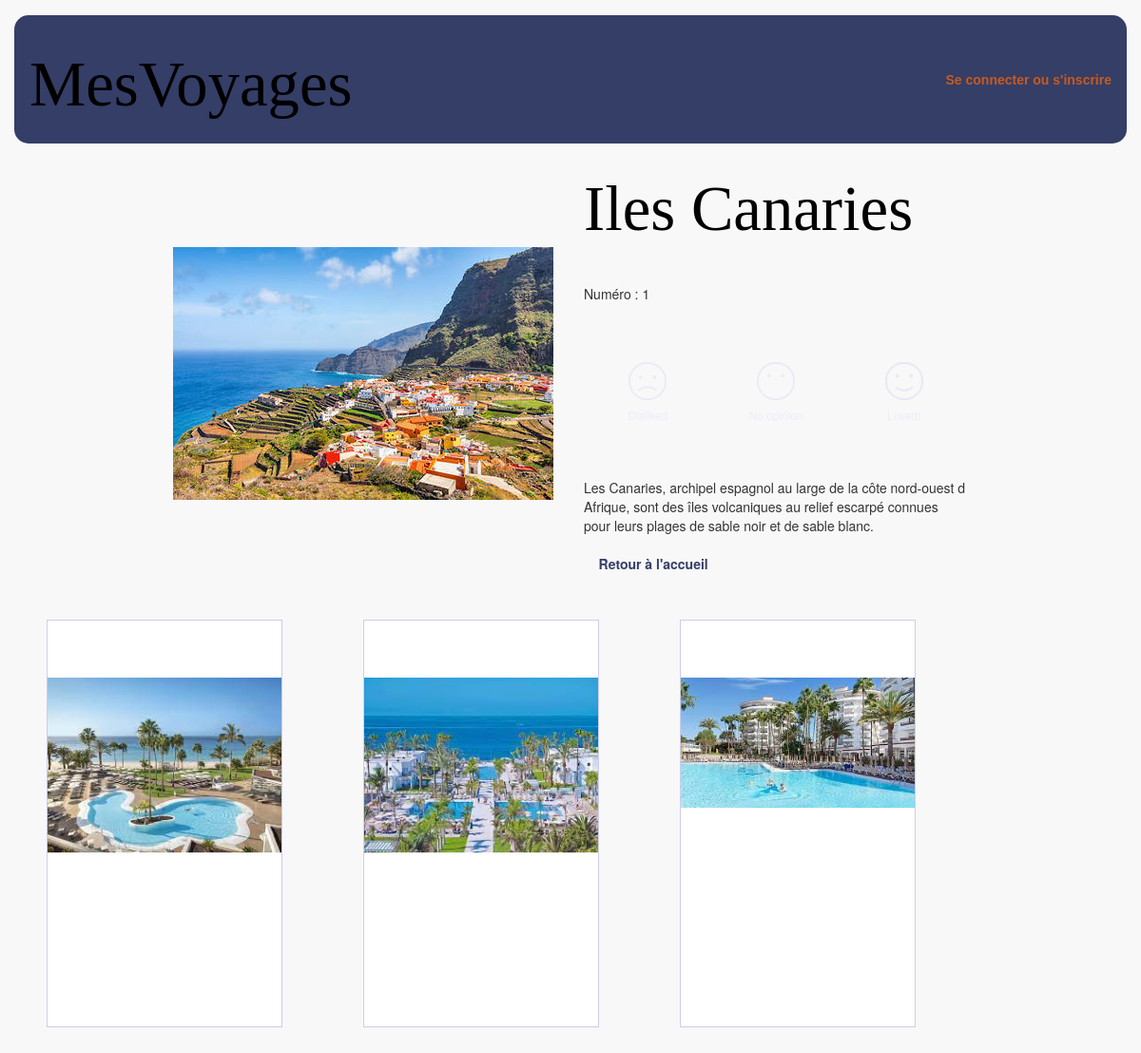
The page /movie.php?id=1 on the database its author committed.
### tables this page shows
CREATE TABLE `prestation` (
  `idPRE` varchar(25) NOT NULL,
  `users_idUSER` int(25) NOT NULL,
  `nom` varchar(100) NOT NULL,
  `image` varchar(100) DEFAULT NULL,
  `description` varchar(500) DEFAULT NULL,
  PRIMARY KEY (`idPRE`)
);

CREATE TABLE `hotel` (
  `idHOT` varchar(25) NOT NULL,
  `prestation_idPRE` varchar(25) NOT NULL,
  `nom` varchar(100) NOT NULL,
  `rating` float DEFAULT NULL,
  `image` varchar(100) DEFAULT NULL,
  `description` varchar(500) DEFAULT NULL,
  PRIMARY KEY (`idHOT`),
  KEY `prestation_idPRES` (`prestation_idPRE`)
);

### dbfonctions.php (called while the page is built, shortened)
<?php
function myConnection() {
    static $dbc = null;
    if ($dbc == null) {
        try {
            $dbc = new PDO('mysql: host=' . DB_HOST . ';dbname=' . DB_NAME . ';charset=utf8', DB_USER, DB_PASSWORD);
        } catch (PDOException $e) {
            header("Location:error.php?message=".$e->getMessage());
        }
    }
    return $dbc;
}
function getOnePays($idPRE) {
    try {
        $request = myConnection()->prepare("SELECT * FROM prestation WHERE idPRE = :idPRE");
        $request->bindParam(':idPRE', $idPRE, PDO::PARAM_STR);
        $request->execute();
    } catch (PDOException $e) {
        header("Location:error.php?message=".$e->getMessage());
    }
    return $request->fetch(PDO::FETCH_ASSOC);
}
function getHotelPRE($idPRE) {
    try {
        $request = myConnection()->prepare("SELECT * FROM hotel where prestation_idPRE = :idPRE");
        $request->bindParam(':idPRE', $idPRE, PDO::PARAM_STR);
        $request->execute();
    } catch (PDOException $e) {
        header("Location:error.php?message=".$e->getMessage());
    }
    return $request->fetchAll(PDO::FETCH_ASSOC);
}

### movie.php (the view, shortened to what this page needs)
<?php
$idUser   = (isset($_SESSION["idUSER"])) ? $_SESSION(["idUSER"])              :0;
$idPRE   = (isset($_GET["id"]))         ? $_GET["id"]                        :0;
include('header.php');
$pays  = getOnePays($idPRE);
if ($idUser > 0) {
  if (isset($_GET["ranking"])) {
    $ranking = $_GET["ranking"];
    switch($ranking) {
      case -1:
      case 0:
      case 1:
      case 99:
      setFeedback($idUser, $idPRE, $ranking);
      $feedback = $ranking;
      break;
      default:
      $feedback = getFeedback($idUser, $idPRE);
      break;
    }
  } else {
    $feedback = getFeedback($idUser, $idPRE);
  }
} else {
  $feedback = 99;
}
?>
<table class="jacket table-bordered">
  <tr class="gradeA">
    <td rowspan="4">
        <img src="<?= $pays["image"] ?>" class="prestation">
    </td>
    <td>
      <h1 class="info">
          <?= $pays["nom"] ?>
      </h1>
    </td>
  </tr>
  <tr class="gradeA">
    <td class="info">
      Numéro : <?= $pays["idPRE"] ?><br><br>
    </td>
  </tr>
  <?php if ($idUser > 0): ?>
    <tr class="gradeA ranking">
      <td>
        <table>
          <tr>
            <td valign="middle" class="icons">
              <?php if ($feedback != -1): ?>
                <a href="movie.php?id=<?= $pays['idPRE'] ?>&ranking=-1&title=<?= $_GET['nom'] ?>">
                  <img class="icons" src="ressources/sad-face-outline-unselected.png">
                </a><br>
                <small class="unselected">Disliked</small>
              <?php else : ?>
                <a href="movie.php?id=<?= $pays['idPRE'] ?>&ranking=99&title=<?= $_GET['nom'] ?>">
                  <img class="icons" src="ressources/sad-face-outline-selected.png">
                </a><br>
                <small class="selected">Disliked</small>
              <?php endif; ?>
            </td>
            <td valign="middle" class="icons">
              <?php if ($feedback != 0): ?>
                <a href="movie.php?id=<?= $pays['idPRE'] ?>&ranking=0&title=<?= $_GET['nom'] ?>">
                  <img class="icons" src="ressources/silent-emoticon-face-with-missed-mouth-symbol-of-stroke-unselected.png">
                </a><br>
                <small class="unselected">No opinion</small>
              <?php else : ?>
                <a href="movie.php?id=<?= $pays['idPRE'] ?>&ranking=99&title=<?= $_GET['nom'] ?>">
                  <img class="icons" src="ressources/silent-emoticon-face-with-missed-mouth-symbol-of-stroke-selected.png">
                </a><br>
                <small class="selected">No opinion</small>
              <?php endif; ?>
            </td>
            <td valign="middle" class="icons">
              <?php if ($feedback != 1): ?>
                <a href="movie.php?id=<?= $pays['idPRE'] ?>&ranking=1&title=<?= $_GET['nom'] ?>">
                  <img class="icons" src="ressources/smiling-emoticon-face-unselected.png">
                </a><br>
                <small class="unselected">Loved!</small>
              <?php else : ?>
                <a href="movie.php?id=<?= $pays['idPRE'] ?>&ranking=99&title=<?= $_GET['nom'] ?>">
                  <img class="icons" src="ressources/smiling-emoticon-face-selected.png">
                </a><br>
                <small class="selected">Loved!</small>
              <?php endif; ?>
            </td>
          </tr>
        </table>
      </td>
    </tr>
  <?php else: ?>
    <tr class="gradeA ranking">
      <td>
        <table>
          <tr>
            <td valign="middle" class="icons">
              <a href="login.php">
                <img class="icons" src="ressources/sad-face-outline-unselected.png">
              </a><br>
              <small class="unselected">Disliked</small>
            </td>
            <td valign="middle" class="icons">
              <a href="login.php">
                <img class="icons" src="ressources/silent-emoticon-face-with-missed-mouth-symbol-of-stroke-unselected.png">
              </a><br>
              <small class="unselected">No opinion</small>
            </td>
            <td valign="middle" class="icons">
              <a href="login.php">
                <img class="icons" src="ressources/smiling-emoticon-face-unselected.png">
              </a><br>
              <small class="unselected">Loved!</small>
            </td>
          </tr>
        </table>
      </td>
    </tr>
  <?php endif; ?>
  <tr class="gradeA">
    <td class="info">
      <br><?= $pays["description"] ?><br>
      <br>
      &nbsp;&nbsp;&nbsp;&nbsp;<a href="index.php">Retour à l'accueil</a>&nbsp;&nbsp;&nbsp;&nbsp;
    </td>
  </tr>
</table>
<?php foreach (getHotelPRE($idPRE) as $hotel): ?>
<div class='cartouche'>
  <div class='card'>
    <div class='data'>
    </div>
    <div class='pict'>
      <a href="hotel.php?id=<?= $hotel['idHOT'] ?>&nom=<?= htmlentities($hotel['nom']) ?>"><img src="<?= $hotel['image'] ?>" alt="<?= $hotel['nom'] ?>"></a>
    </div>
  </div>
</div>
<?php endforeach; ?>
<?php include('footer.php'); ?>

### header.php (shortened to what this page needs)
<?php
  require 'dbfonctions.php';
?>
<!DOCTYPE html>
<html>
  <head>
    <link href="bootstrap/vendor/bootstrap/css/bootstrap.css" rel="stylesheet">
    <link href="bootstrap/vendor/metisMenu/metisMenu.css" rel="stylesheet">
    <link href="bootstrap/vendor/datatables-responsive/dataTables.responsive.css" rel="stylesheet">
    <link href="bootstrap/dist/css/sb-admin-2.css" rel="stylesheet">
    <link href="bootstrap/vendor/font-awesome/css/font-awesome.min.css" rel="stylesheet" type="text/css">
    <link rel="stylesheet" type="text/css" href="style.css">
  </head>
  <body>
    <div class="col-lg-12">
      <header>
        <table>
          <tr>
            <td>
            <td>
              <h1>MesVoyages</h1>
            </td>
            <td>
              <nav>
                <?php if (isset($_SESSION["idUser"]) && $_SESSION["idUser"] > 0): ?>
                  <a href="logout.php"><?= $_SESSION["message"] ?></a><br>
                <?php else: ?>
                  <a href="login.php"><?= empty($_SESSION["message"])?"Se connecter ou s'inscrire":$_SESSION["message"] ?></a><br>
                <?php endif; ?>
              </nav>
            </td>
          </tr>
        </table>
      </header>

### footer.php (shortened to what this page needs)
    </div>
  </body>
</html>

### style.css (style rules this page uses)
header { padding: 16px; margin-top: 16px; background-color: rgb(52,62,103); border-radius: 15px; font-family: arial; }
h1 { font-size: 50pt; font-family: Impact; color: black; }
nav { text-align: right; }
nav a { color: rgb(201,90,30); font-weight: bold; }
.cartouche { width: 261px; display: inline-block; margin: 17px 34px 34px 34px; }
.card { width: 248px; height: 429px; background-color: #FFFFFF; border: 1px solid #CCCCEE; text-align: center; }
.data { width: 248px; height: 60px; line-height: 60px; overflow: hidden; font-size: 14pt; }
.pict { height: 369px; padding-bottom: 17px; overflow: hidden; }
.pict img { width: 246px; }
table { width: 100%; border-collapse: collapse; }
table, tr, td { border: none !important; }
a { color: rgb(52,62,103); text-decoration: none; font-weight: bold; }
.jacket { width: 900px; margin: auto; border-collapse: separate; border-spacing: 32px; }
.info { vertical-align: top; margin-top: 0px; }
.icons { text-align: center; margin: auto; width: 50px; padding: 5px; }
.unselected { color: #ECECFB; }

### rows shown on the page
prestation: image (picture), nom "Iles Canaries", idPRE "1", description "Les Canaries, archipel espagnol au large de la côte nord-ouest d Afrique, sont des îles volcaniques au relief escarpé connues pour leurs plages de sable noir et de sable blanc."
hotel: image+nom (picture)
hotel: image+nom (picture)
hotel: image+nom (picture)
